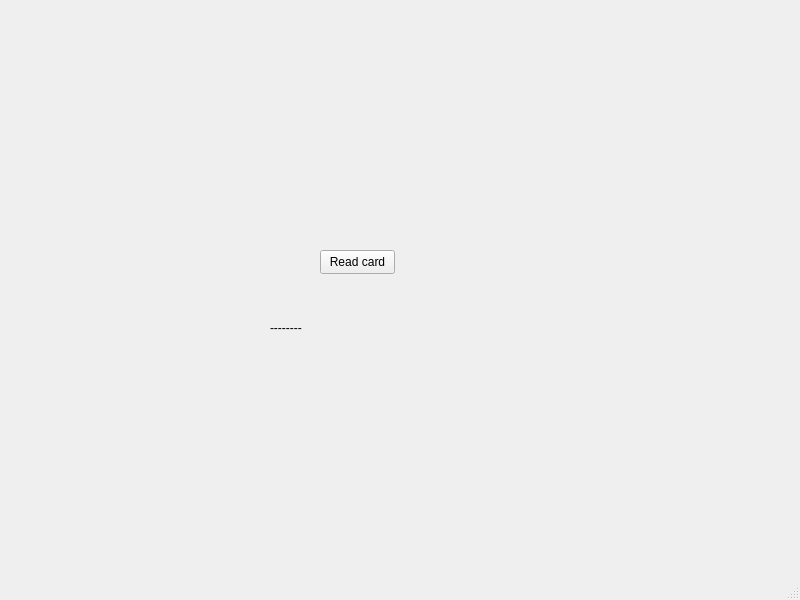
<?xml version="1.0" encoding="UTF-8"?>
<ui version="4.0">
 <class>MainWindow</class>
 <widget class="QMainWindow" name="MainWindow">
  <property name="geometry">
   <rect>
    <x>0</x>
    <y>0</y>
    <width>800</width>
    <height>600</height>
   </rect>
  </property>
  <property name="windowTitle">
   <string>MainWindow</string>
  </property>
  <widget class="QWidget" name="centralwidget">
   <widget class="QPushButton" name="pushButton">
    <property name="geometry">
     <rect>
      <x>320</x>
      <y>250</y>
      <width>75</width>
      <height>24</height>
     </rect>
    </property>
    <property name="text">
     <string>Read card</string>
    </property>
   </widget>
   <widget class="QLabel" name="labelResult">
    <property name="geometry">
     <rect>
      <x>270</x>
      <y>320</y>
      <width>49</width>
      <height>16</height>
     </rect>
    </property>
    <property name="text">
     <string>--------</string>
    </property>
   </widget>
  </widget>
  <widget class="QMenuBar" name="menubar">
   <property name="geometry">
    <rect>
     <x>0</x>
     <y>0</y>
     <width>800</width>
     <height>22</height>
    </rect>
   </property>
  </widget>
  <widget class="QStatusBar" name="statusbar"/>
 </widget>
 <resources/>
 <connections/>
</ui>
